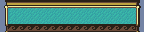

A 2D game scene composited from a Tiled map and its tileset images. What follows is a short description and the map's XML, with each tile layer's data collapsed to a summary:
An orthogonal 18x4 tile map with 8x8 px tiles, 1 tile layer (Tile Layer 1).

<map version="1.0" orientation="orthogonal" renderorder="right-down" width="18" height="4" tilewidth="8" tileheight="8" nextobjectid="1">
 <tileset firstgid="1" name="MenuTiles" tilewidth="8" tileheight="8">
  <image source="MenuTiles.png" width="256" height="32" />
 </tileset>
 <layer name="Tile Layer 1" width="18" height="4">
  <data>[72 cells, 72 non-empty, 10 distinct tile ids]</data>
 </layer>
</map>
